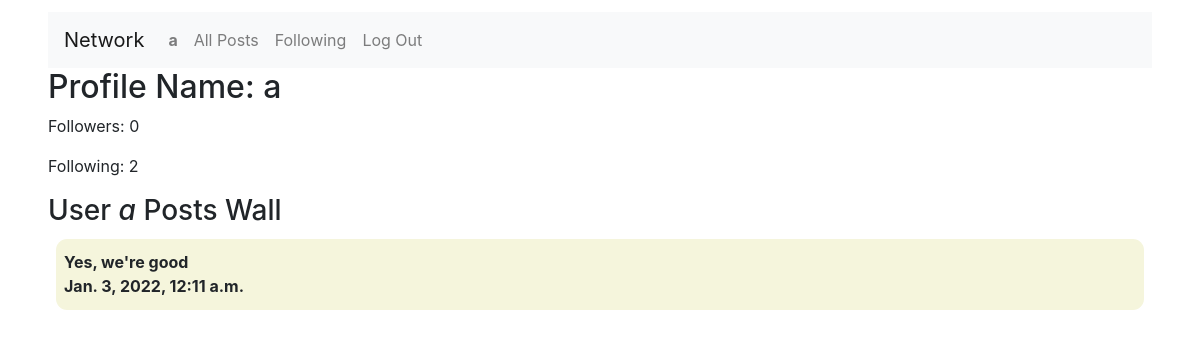
/5 (signed in), run on an earlier commit of the app's database.
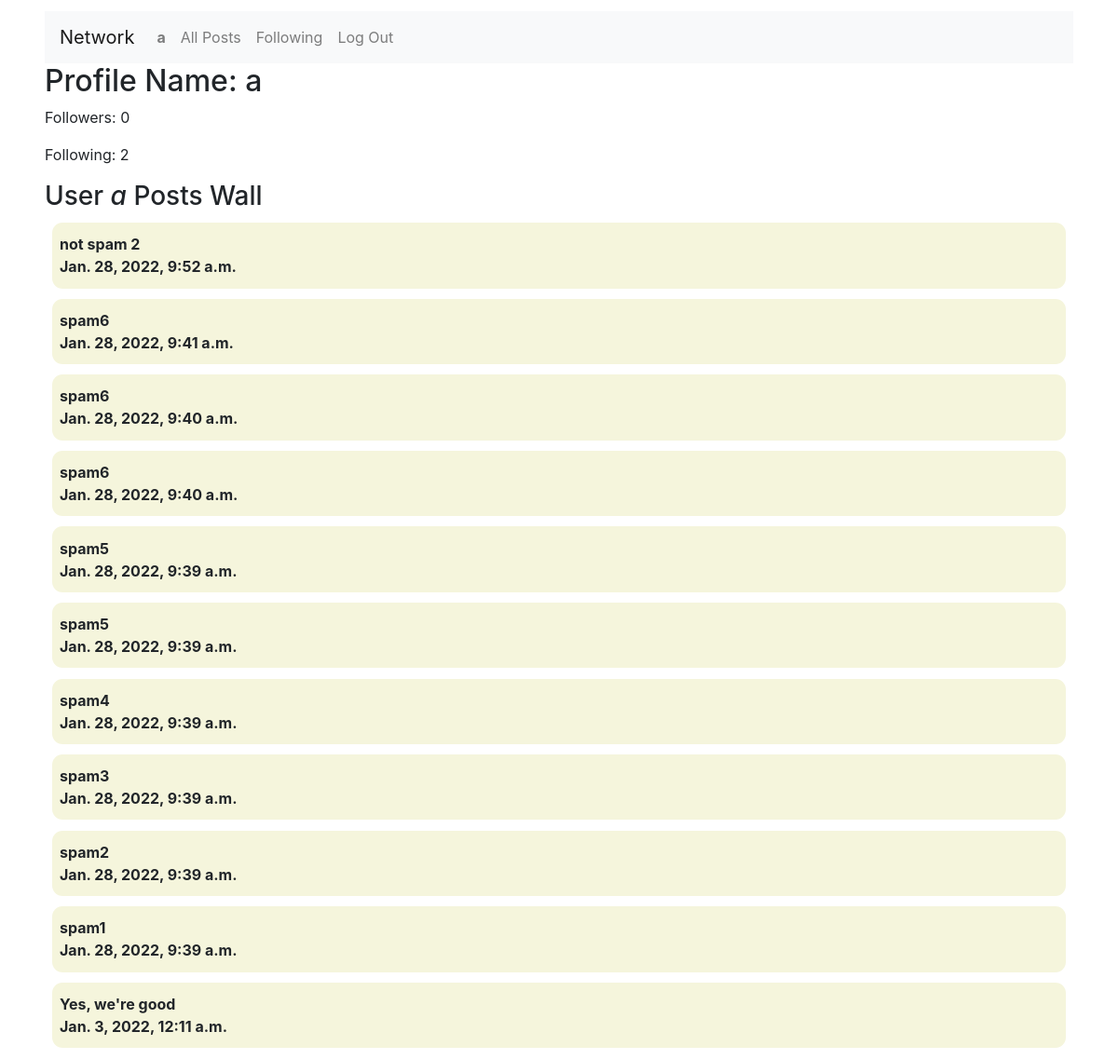
And on a later commit of the database.
### network/models.py (models this page shows)
class User(AbstractUser):
    following = models.ManyToManyField('self', related_name="followers", symmetrical=False, blank=True, null=True)

class Post(models.Model):
    postDate= models.DateTimeField(auto_now_add=True)
    postContent = models.TextField(max_length=500)
    postedBy = models.ForeignKey(User, on_delete=models.CASCADE, related_name="ownPosts")
    likes = models.ManyToManyField(User, related_name="likedPosts", blank=True)

### network/views.py (the view, shortened to what this page needs)
# urls.py: path("<str:userId>", views.profilePage, name="profilePage")
def profilePage(request,userId):
    profileUser = User.objects.get(id=userId)
    loggedUser = User.objects.get(username = request.user.username)
    followStatus = False
    if loggedUser in profileUser.followers.all():
        followStatus = True
    return render(request, "network/profilePage.html", {
        "userObj": profileUser,
        "ownPostList": profileUser.ownPosts.all(),
        "followStatus": followStatus,
    })

### network/templates/network/profilePage.html (shortened to what this page needs)
{% extends "network/layout.html" %} {% block body %}
<h2>Profile Name: {{userObj.username}}</h2>
<p>Followers: {{userObj.followers.all|length}}</p>
<p>Following: {{userObj.following.all|length}}</p>
<div id="userPosts">
  <strong>
    <h3>User <em>{{userObj.username}}</em> Posts Wall</h3>
    {%for post in ownPostList reversed%}
    <div class="postContent">
      {{post.postContent}}<br />
      {{post.postDate}}
    </div>
    {%endfor%}
  </strong>
</div>
{% endblock %}

### network/templates/network/layout.html (shortened to what this page needs)
{% load static %}
<!DOCTYPE html>
<html lang="en">
  <head>
    <link
      rel="stylesheet"
      href="https://stackpath.bootstrapcdn.com/bootstrap/4.4.1/css/bootstrap.min.css"
    />
    <link href="{% static 'network/styles.css' %}" rel="stylesheet" />
  </head>
  <body>
    <nav class="navbar navbar-expand-lg navbar-light bg-light">
      <a class="navbar-brand" href="#">Network</a>
      <div>
        <ul class="navbar-nav mr-auto">
          {% if user.is_authenticated %}
          <li class="nav-item">
            <a class="nav-link" href="#"
              ><strong>{{ user.username }}</strong></a
            >
          </li>
          {% endif %}
          <li class="nav-item">
            <a class="nav-link" href="{% url 'index' %}">All Posts</a>
          </li>
          {% if user.is_authenticated %}
          <li class="nav-item">
            <a class="nav-link" href="#">Following</a>
          </li>
          <li class="nav-item">
            <a class="nav-link" href="{% url 'logout' %}">Log Out</a>
          </li>
          {% endif %}
        </ul>
      </div>
    </nav>
    <div class="body">{% block body %} {% endblock %}</div>
  </body>
</html>

### network/static/network/styles.css (style rules this page uses)
body { margin: 1% 4%; }
.postContent { padding: 0.7em 0.5em; margin: 0.7em 0.5em; border-radius: 0.7em; background-color: beige; }

What changed in the data, as far as the page shows it:
added Post: postContent "not spam 2", postDate "Jan. 28, 2022, 9:52 a.m."
added Post: postContent "spam6", postDate "Jan. 28, 2022, 9:41 a.m."
added Post: postContent "spam6", postDate "Jan. 28, 2022, 9:40 a.m."
added Post: postContent "spam6", postDate "Jan. 28, 2022, 9:40 a.m."
added Post: postContent "spam5", postDate "Jan. 28, 2022, 9:39 a.m."
added Post: postContent "spam5", postDate "Jan. 28, 2022, 9:39 a.m."
added Post: postContent "spam4", postDate "Jan. 28, 2022, 9:39 a.m."
added Post: postContent "spam3", postDate "Jan. 28, 2022, 9:39 a.m."
added Post: postContent "spam2", postDate "Jan. 28, 2022, 9:39 a.m."
added Post: postContent "spam1", postDate "Jan. 28, 2022, 9:39 a.m."
